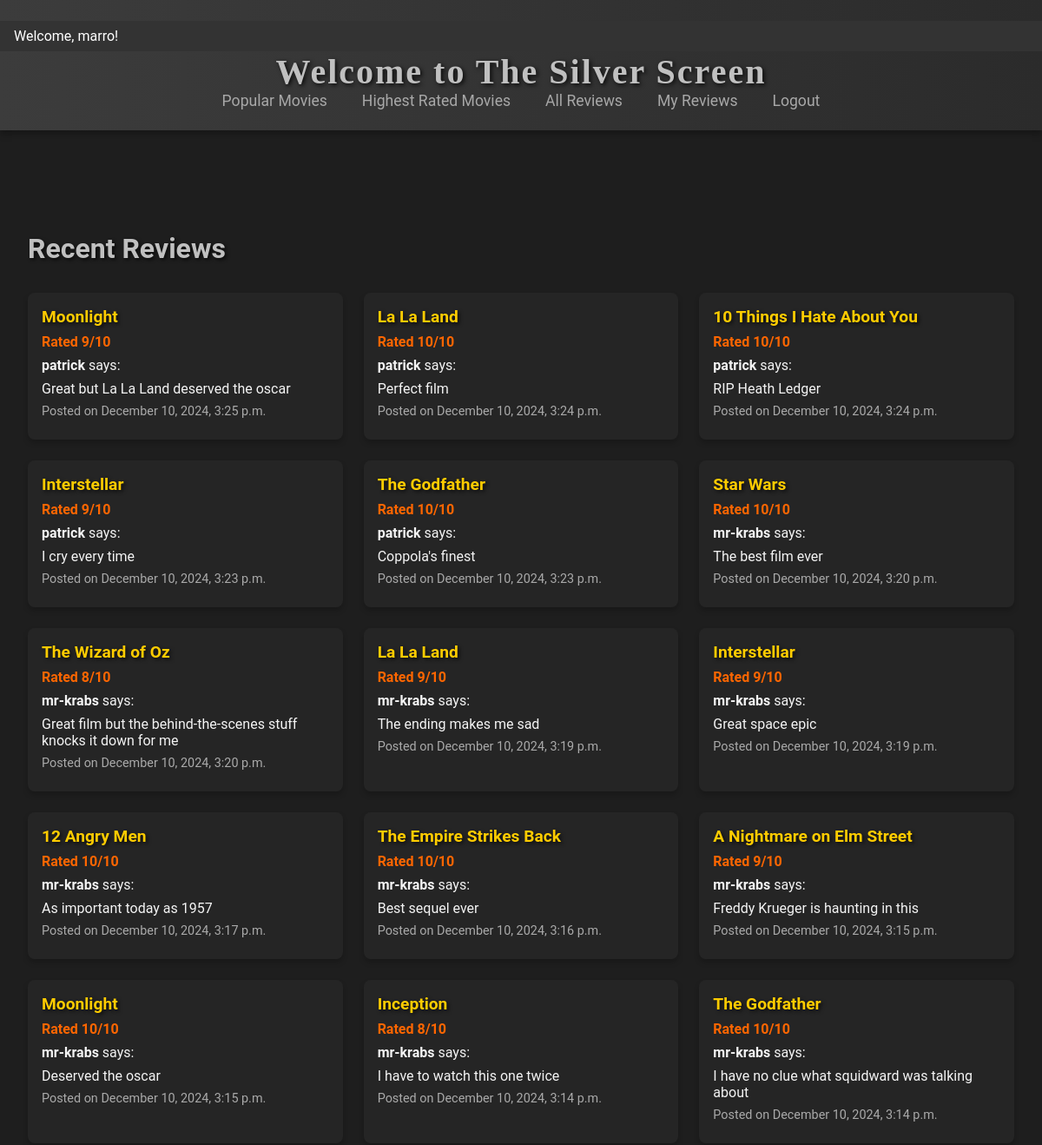
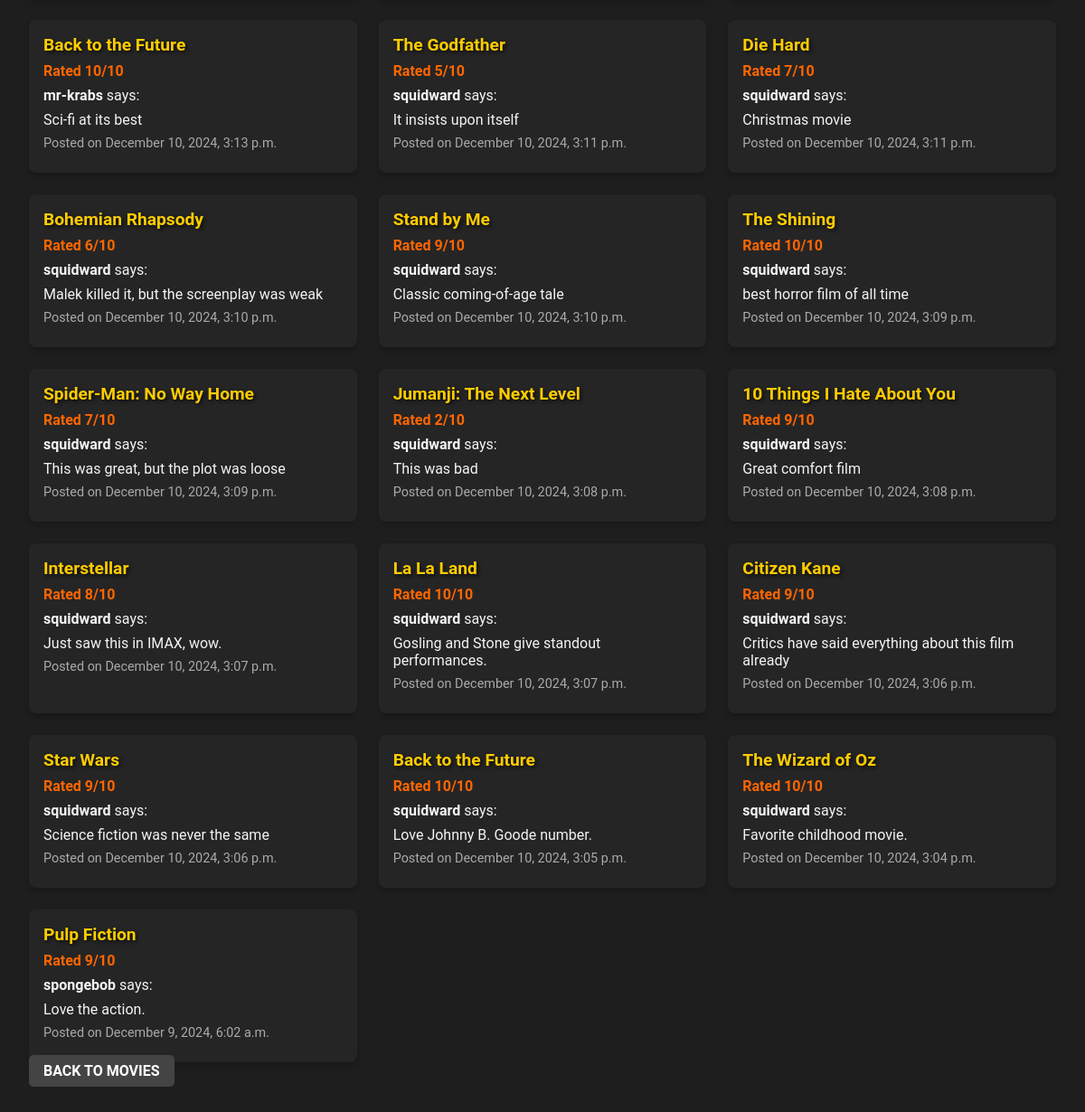
The page /project/reviews/ (signed in) on the database its author committed (2 pictures, top to bottom).
### project/models.py (models this page shows, shortened)
class Review(models.Model):
    movie = models.ForeignKey(
        'Movie',
        on_delete=models.CASCADE,
        related_name='reviews'
    )  # Foreign key to Movie, deletes reviews if the movie is deleted
    user = models.ForeignKey(
        User,
        on_delete=models.CASCADE
    )  # Foreign key to User, deletes reviews if the user is deleted
    rating = models.PositiveIntegerField()  # Rating given to the movie
    review_text = models.TextField()  # Text of the review
    created_at = models.DateTimeField(auto_now_add=True)  # Timestamp for when the review was created

class Movie(models.Model):
    tmdb_id = models.PositiveIntegerField(unique=True, null=True, blank=True)  # TMDb ID (optional, unique)
    title = models.CharField(max_length=200)  # Movie title
    director = models.CharField(max_length=200, blank=True, null=True)  # Director's name (optional)
    release_year = models.PositiveIntegerField(blank=True, null=True)  # Release year (optional)
    image = models.URLField(blank=True, null=True)  # URL for the movie's poster/image (optional)
    tags = models.ManyToManyField(Tag, related_name="tagged_movies", blank=True)  # Tags associated with the movie (optional)

### project/views.py (the view)
# urls.py: path('reviews/', views.review_list, name='review_list'),
def review_list(request):
    reviews = Review.objects.all().order_by('-created_at')  # Sort reviews by most recent
    return render(request, 'project/review_list.html', {'reviews': reviews})

### project/templates/project/review_list.html
{% extends 'project/base.html' %}
{% block content %}
<div class="container mt-4">
    <h1 class="text-center">Recent Reviews</h1>
    <div class="reviews-container">
        {% for review in reviews %}
            <div class="review-card">
                <h3>{{ review.movie.title }}</h3>
                <p class="rating">Rated {{ review.rating }}/10</p>
                <p><strong>{{ review.user.username }}</strong> says:</p>
                <p>{{ review.review_text }}</p>
                <p class="timestamp">Posted on {{ review.created_at|date:"F j, Y, g:i a" }}</p>
            </div>
        {% empty %}
            <p class="text-center">No reviews available.</p>
        {% endfor %}
    </div>
    <div class="text-center mt-4">
        <a href="{% url 'movie_list' %}" class="btn btn-secondary">Back to Movies</a>
    </div>
</div>
{% endblock %}

### project/templates/project/base.html (shortened to what this page needs)
{% load static %}
<!DOCTYPE html>
<html lang="en">
<head>
    <link rel="stylesheet" href="{% static 'project/styles.css' %}">
</head>
<body>
    <header>
        <div class="header-top">
            <span class="welcome-message">
                {% if user.is_authenticated %}
                    Welcome, {{ user.username }}!
                {% else %}
                    Welcome, Guest!
                {% endif %}
            </span>
        </div>
        <h1>Welcome to The Silver Screen</h1>
        <nav>
            <ul>
                <li><a href="{% url 'movie_list' %}">Popular Movies</a></li>
                <li><a href="{% url 'highest_rated_movies' %}">Highest Rated Movies</a></li>
                <li><a href="{% url 'review_list' %}">All Reviews</a></li>
                {% if user.is_authenticated %}
                    <li><a href="{% url 'my_reviews' %}">My Reviews</a></li>
                    <li><a href="{% url 'logout' %}">Logout</a></li>
                {% else %}
                    <li><a href="{% url 'login' %}">Login</a></li>
                {% endif %}
            </ul>
        </nav>
    </header>
    <div class="container">
        {% block content %}{% endblock %}
    </div>
</body>
</html>

### static/project/styles.css (style rules this page uses)
body { font-family: 'Roboto', sans-serif; background-color: #1e1e1e; color: #f4f4f4; margin: 0; padding: 0; }
h1, h2, h3 { color: #c0c0c0; text-shadow: 2px 2px 4px rgba(0, 0, 0, 0.7); }
a { color: #a8a8a8; text-decoration: none; transition: color 0.3s ease; }
header { background: linear-gradient(to right, #3c3c3c, #2b2b2b); color: #ffffff; padding: 1.5rem 0; text-align: center; box-shadow: 0 4px 8px rgba(0, 0, 0, 0.3); }
header h1 { margin: 0; font-family: 'Cinzel', serif; font-size: 2.5rem; letter-spacing: 2px; text-shadow: 2px 2px 5px rgba(0, 0, 0, 0.8); }
nav ul { list-style: none; padding: 0; margin: 0; display: flex; justify-content: center; gap: 1.5rem; }
nav ul li { display: inline; }
nav ul li a { font-size: 1.1rem; padding: 0.5rem; }
.container { max-width: 1200px; margin: 2rem auto; padding: 1rem; }
.btn { padding: 0.5rem 1rem; border: none; border-radius: 5px; text-transform: uppercase; font-weight: bold; cursor: pointer; }
.btn-secondary { background-color: #444444; color: #ffffff; }
.header-top { display: flex; justify-content: flex-start; align-items: center; background-color: #333; color: #fff; padding: 0.5rem 1rem; font-size: 1rem; font-family: 'Roboto', sans-serif; }
.welcome-message { margin-right: auto; }
.reviews-container { display: grid; grid-template-columns: repeat(auto-fill, minmax(300px, 1fr)); gap: 1.5rem; margin-top: 2rem; }
.review-card { background-color: #252525; color: #f4f4f4; padding: 1rem; border-radius: 8px; box-shadow: 0 4px 6px rgba(0, 0, 0, 0.2); transition: transform 0.3s ease, box-shadow 0.3s ease; }
.review-card h3 { margin: 0 0 0.5rem; font-size: 1.2rem; color: #ffcc00; }
.review-card .rating { font-weight: bold; margin: 0.5rem 0; color: #ff6600; }
.review-card p { margin: 0.5rem 0; }
.review-card .timestamp { font-size: 0.9rem; color: #aaa; }

### rows shown on the page
Review: movie "Moonlight", rating "9", user.username "patrick", review_text "Great but La La Land deserved the oscar", created_at "December 10, 2024, 3:25 p.m."
Review: movie "La La Land", rating "10", user.username "patrick", review_text "Perfect film", created_at "December 10, 2024, 3:24 p.m."
Review: movie "10 Things I Hate About You", rating "10", user.username "patrick", review_text "RIP Heath Ledger", created_at "December 10, 2024, 3:24 p.m."
Review: movie "Interstellar", rating "9", user.username "patrick", review_text "I cry every time", created_at "December 10, 2024, 3:23 p.m."
Review: movie "The Godfather", rating "10", user.username "patrick", review_text "Coppola's finest", created_at "December 10, 2024, 3:23 p.m."
Review: movie "Star Wars", rating "10", user.username "mr-krabs", review_text "The best film ever", created_at "December 10, 2024, 3:20 p.m."
Review: movie "The Wizard of Oz", rating "8", user.username "mr-krabs", review_text "Great film but the behind-the-scenes stuff knocks it down for me", created_at "December 10, 2024, 3:20 p.m."
Review: movie "La La Land", rating "9", user.username "mr-krabs", review_text "The ending makes me sad", created_at "December 10, 2024, 3:19 p.m."
Review: movie "Interstellar", rating "9", user.username "mr-krabs", review_text "Great space epic", created_at "December 10, 2024, 3:19 p.m."
Review: movie "12 Angry Men", rating "10", user.username "mr-krabs", review_text "As important today as 1957", created_at "December 10, 2024, 3:17 p.m."
Review: movie "The Empire Strikes Back", rating "10", user.username "mr-krabs", review_text "Best sequel ever", created_at "December 10, 2024, 3:16 p.m."
Review: movie "A Nightmare on Elm Street", rating "9", user.username "mr-krabs", review_text "Freddy Krueger is haunting in this", created_at "December 10, 2024, 3:15 p.m."
Review: movie "Moonlight", rating "10", user.username "mr-krabs", review_text "Deserved the oscar", created_at "December 10, 2024, 3:15 p.m."
Review: movie "Inception", rating "8", user.username "mr-krabs", review_text "I have to watch this one twice", created_at "December 10, 2024, 3:14 p.m."
Review: movie "The Godfather", rating "10", user.username "mr-krabs", review_text "I have no clue what squidward was talking about", created_at "December 10, 2024, 3:14 p.m."
Review: movie "Back to the Future", rating "10", user.username "mr-krabs", review_text "Sci-fi at its best", created_at "December 10, 2024, 3:13 p.m."
Review: movie "The Godfather", rating "5", user.username "squidward", review_text "It insists upon itself", created_at "December 10, 2024, 3:11 p.m."
Review: movie "Die Hard", rating "7", user.username "squidward", review_text "Christmas movie", created_at "December 10, 2024, 3:11 p.m."
Review: movie "Bohemian Rhapsody", rating "6", user.username "squidward", review_text "Malek killed it, but the screenplay was weak", created_at "December 10, 2024, 3:10 p.m."
Review: movie "Stand by Me", rating "9", user.username "squidward", review_text "Classic coming-of-age tale", created_at "December 10, 2024, 3:10 p.m."
Review: movie "The Shining", rating "10", user.username "squidward", review_text "best horror film of all time", created_at "December 10, 2024, 3:09 p.m."
Review: movie "Spider-Man: No Way Home", rating "7", user.username "squidward", review_text "This was great, but the plot was loose", created_at "December 10, 2024, 3:09 p.m."
Review: movie "Jumanji: The Next Level", rating "2", user.username "squidward", review_text "This was bad", created_at "December 10, 2024, 3:08 p.m."
Review: movie "10 Things I Hate About You", rating "9", user.username "squidward", review_text "Great comfort film", created_at "December 10, 2024, 3:08 p.m."
Review: movie "Interstellar", rating "8", user.username "squidward", review_text "Just saw this in IMAX, wow.", created_at "December 10, 2024, 3:07 p.m."
Review: movie "La La Land", rating "10", user.username "squidward", review_text "Gosling and Stone give standout performances.", created_at "December 10, 2024, 3:07 p.m."
Review: movie "Citizen Kane", rating "9", user.username "squidward", review_text "Critics have said everything about this film already", created_at "December 10, 2024, 3:06 p.m."
Review: movie "Star Wars", rating "9", user.username "squidward", review_text "Science fiction was never the same", created_at "December 10, 2024, 3:06 p.m."
Review: movie "Back to the Future", rating "10", user.username "squidward", review_text "Love Johnny B. Goode number.", created_at "December 10, 2024, 3:05 p.m."
Review: movie "The Wizard of Oz", rating "10", user.username "squidward", review_text "Favorite childhood movie.", created_at "December 10, 2024, 3:04 p.m."
Review: movie "Pulp Fiction", rating "9", user.username "spongebob", review_text "Love the action.", created_at "December 9, 2024, 6:02 a.m."

### other values the page prints
{{ user.username }} "marro"
